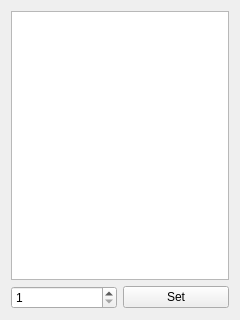
<?xml version="1.0" encoding="UTF-8"?>
<ui version="4.0">
 <class>DatabaseListView</class>
 <widget class="QWidget" name="DatabaseListView">
  <property name="geometry">
   <rect>
    <x>0</x>
    <y>0</y>
    <width>240</width>
    <height>320</height>
   </rect>
  </property>
  <property name="sizePolicy">
   <sizepolicy hsizetype="Fixed" vsizetype="Expanding">
    <horstretch>0</horstretch>
    <verstretch>0</verstretch>
   </sizepolicy>
  </property>
  <property name="minimumSize">
   <size>
    <width>240</width>
    <height>320</height>
   </size>
  </property>
  <property name="maximumSize">
   <size>
    <width>240</width>
    <height>16777215</height>
   </size>
  </property>
  <property name="windowTitle">
   <string>Form</string>
  </property>
  <layout class="QVBoxLayout" name="verticalLayout">
   <item>
    <widget class="QListView" name="listView">
     <property name="sizePolicy">
      <sizepolicy hsizetype="Expanding" vsizetype="Expanding">
       <horstretch>0</horstretch>
       <verstretch>0</verstretch>
      </sizepolicy>
     </property>
     <property name="maximumSize">
      <size>
       <width>16777215</width>
       <height>16777215</height>
      </size>
     </property>
    </widget>
   </item>
   <item>
    <layout class="QHBoxLayout" name="horizontalLayout_2">
     <item>
      <widget class="QSpinBox" name="spinBox">
       <property name="sizePolicy">
        <sizepolicy hsizetype="Preferred" vsizetype="Fixed">
         <horstretch>0</horstretch>
         <verstretch>0</verstretch>
        </sizepolicy>
       </property>
       <property name="minimumSize">
        <size>
         <width>72</width>
         <height>0</height>
        </size>
       </property>
       <property name="minimum">
        <number>1</number>
       </property>
       <property name="maximum">
        <number>9999</number>
       </property>
      </widget>
     </item>
     <item>
      <widget class="QPushButton" name="pushButton">
       <property name="text">
        <string>Set</string>
       </property>
      </widget>
     </item>
    </layout>
   </item>
  </layout>
 </widget>
 <resources/>
 <connections/>
</ui>
